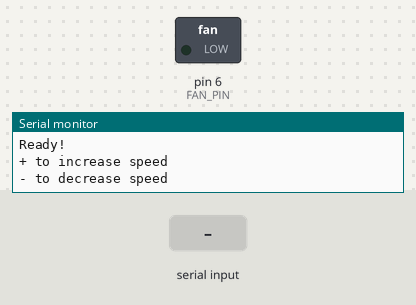
This sketch was run on a simulated Arduino Uno, built with avr-gcc and run on an emulated ATmega328P. On the bench: switched loads named in the sketch (green lamp = pin HIGH), the last lines printed to the serial monitor. The test bench sets the inputs (shaded band).

Above: at 1.2 s.
1.3 s: "+" received over Serial
At 2.5 s:
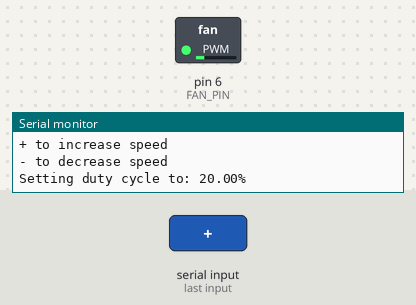
2.8 s: "+" received over Serial
At 3.7 s:
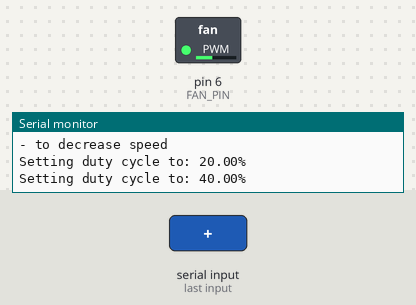
4.3 s: "-" received over Serial
At 4.8 s:
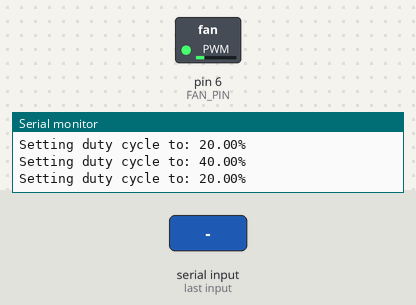
Timing chart, 0 to 7.3 s (numbered marks = the images above; inputs shaded):
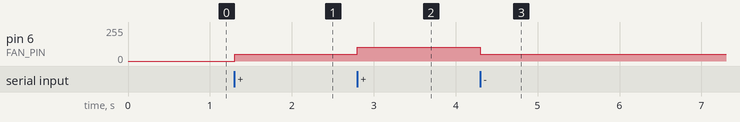

The sketch:

es4.ino
```cpp
unsigned int current_speed = 0;
const unsigned int FAN_PIN = 6;

void setup() {
  Serial.begin(9600);
  while(!Serial);
  Serial.println("Ready!");
  Serial.println("+ to increase speed");
  Serial.println("- to decrease speed");
  pinMode(FAN_PIN, OUTPUT);
  analogWrite(FAN_PIN, current_speed);
}

void loop() {
  changeSpeed();
}

void changeSpeed(){
  if(Serial.available() > 0){
    unsigned int input = Serial.read();

    if(input == '+'){
      if(current_speed == 255){
         Serial.println("Max speed reached");
      }else{
        current_speed += 51;
        analogWrite(FAN_PIN, current_speed);
        Serial.print("Setting duty cycle to: ");
        Serial.print((float)current_speed/255*100);
        Serial.println("%");
      }
    }else if(input == '-'){
      if(current_speed == 0){
         Serial.println("Min speed reached");
      }else{
        current_speed -= 51;
        analogWrite(FAN_PIN, current_speed);
        Serial.print("Setting duty cycle to: ");
        Serial.print((float)current_speed/255*100);
        Serial.println("%");
      }
    }else{
      Serial.println("Comando invalido");
    }

    // eventuali caratteri oltre al primo vengono ignorati
    while(Serial.available() > 0)
        Serial.read();
  }
}
```

Measured:
- after the input at 1.3 s, pin 6 (FAN_PIN): 0/255 → 51/255 at once
- after the input at 2.8 s, pin 6 (FAN_PIN): 51/255 → 102/255 at once
- after the input at 4.3 s, pin 6 (FAN_PIN): 102/255 → 51/255 at once
